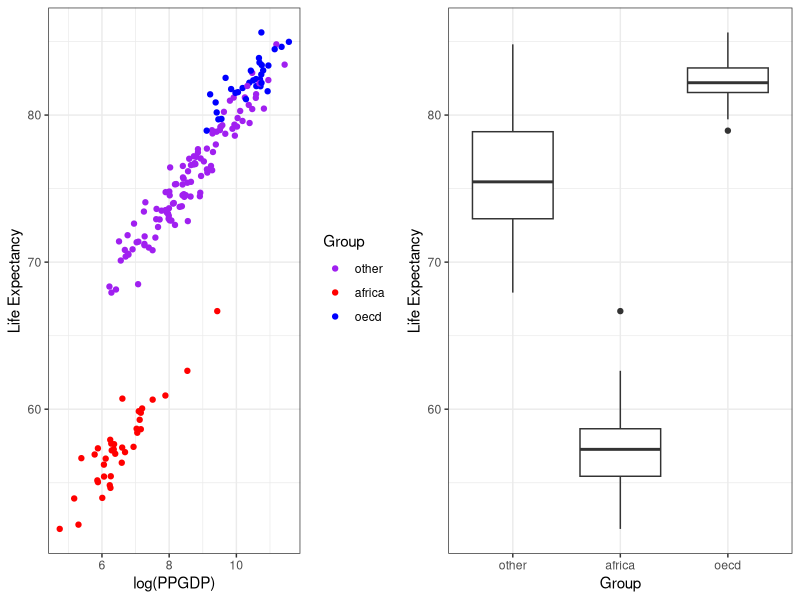
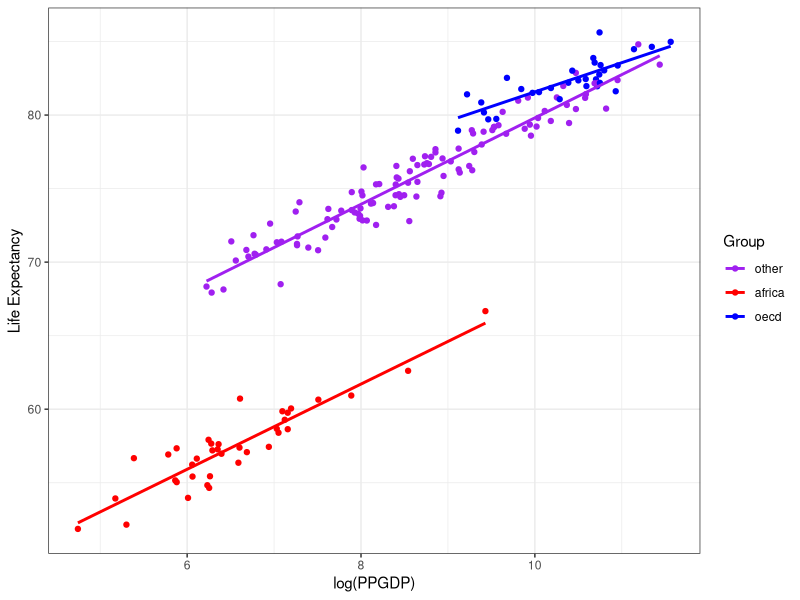

Generate these figures, in order, with R:
## ---- chunk 1
knitr::opts_chunk$set(echo = FALSE)
library(tidyverse)
library(MASS)
library(lmtest)
library(car)
library(gridExtra)
## ---- chunk 2

life_data <- read.table(file = "life.txt", header = TRUE, stringsAsFactors = TRUE)

life_data$Group <- relevel(life_data$Group, "other")
## ---- chunk 3
scatter <- ggplot(data = life_data, aes(x = log(life_data$PPGDP), y = life_data$LifeExp, group = interaction(life_data$Group))) + geom_point(aes(color = interaction(life_data$Group))) + xlab("log(PPGDP)") + ylab("Life Expectancy") + labs(color = "Group")+ scale_color_manual(values=c("Purple", "Red", "Blue")) +
  theme_bw()

box <- ggplot(life_data, aes(x = life_data$Group, y = life_data$LifeExp)) + geom_boxplot() +  ylab("Life Expectancy") + xlab("Group") + theme_bw() 

grid.arrange(scatter, box, ncol= 2)
## ---- chunk 4
#Transformed slr with interactions
slr_transform <- lm(LifeExp ~ log(PPGDP) + Group + log(PPGDP)*Group, data = life_data)
summary(slr_transform)$coefficients
## ---- chunk 5
scatter + geom_smooth(method = lm, aes(color = interaction(life_data$Group)), se = FALSE)
## ---- chunk 6
# R-squared
r2 <- round(summary(slr_transform)$r.squared,4)
## ---- chunk 7
## Fit transformed model and verify 



# Cross validate
n.cv <- 500
n.test <- 27
bias <- rep(NA,n.cv)
rpmse <- rep(NA,n.cv)
coverage <- rep(NA,n.cv)
width <- rep(NA,n.cv)
for(cv in 1:n.cv){
  
  test.obs <- sample(nrow(life_data),n.test)
  test.set <- life_data[test.obs,]
  train.set <- life_data[-test.obs,]
  
  train.lm <- lm(LifeExp ~ log(PPGDP) + Group + log(PPGDP)*Group, data = train.set)
  
  test.preds <- predict.lm(train.lm,newdata=test.set,interval="prediction")
  
  bias[cv] <- mean(test.preds[,1]-test.set$LifeExp)
  rpmse[cv] <- sqrt(mean(test.preds[,1]-test.set$LifeExp)^2)
  coverage[cv] <- mean(test.set$LifeExp > test.preds[,2] & test.set$LifeExp < test.preds[,3])
  width[cv] <- mean(test.preds[,3]-test.preds[,2])
}

# bias.hist <- ggplot()+geom_histogram(aes(x=bias))+xlab('Bias')+ylab('Count')
# 
# rpmse.hist <- ggplot()+geom_histogram(aes(x=rpmse))+xlab('RPMSE')+ylab('Count')
# 
# coverage.hist <- ggplot()+geom_histogram(aes(x=coverage))+xlab('Coverage')+ylab('Count')
# 
# width.hist <- ggplot()+geom_histogram(aes(x=width/2))+xlab('Half Width')+ylab('Count')
# 
# grid.arrange(bias.hist,rpmse.hist,coverage.hist,width.hist,nrow=2)


## ---- chunk 8
#Cross-Validation statistics
bias_mean <- round(mean(bias),4)
rpmse_mean <- round(mean(rpmse),4)
coverage_mean <- mean(coverage)
width_mean <- mean(width)
## ---- chunk 9
summary(slr_transform)
## ---- chunk 10
confint(slr_transform)
## ---- chunk 11
slr_reduced <- lm(LifeExp ~ log(PPGDP) + Group, data = life_data)
anova(slr_transform,slr_reduced)
